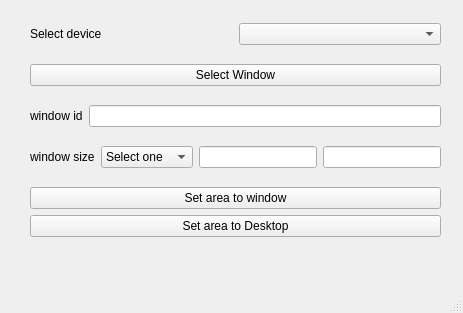
<?xml version="1.0" encoding="UTF-8"?>
<ui version="4.0">
 <class>MainWindow</class>
 <widget class="QMainWindow" name="MainWindow">
  <property name="geometry">
   <rect>
    <x>0</x>
    <y>0</y>
    <width>463</width>
    <height>313</height>
   </rect>
  </property>
  <property name="windowTitle">
   <string>Wacom working area setter</string>
  </property>
  <widget class="QWidget" name="centralwidget">
   <property name="minimumSize">
    <size>
     <width>365</width>
     <height>252</height>
    </size>
   </property>
   <widget class="QWidget" name="verticalLayoutWidget">
    <property name="geometry">
     <rect>
      <x>30</x>
      <y>10</y>
      <width>411</width>
      <height>241</height>
     </rect>
    </property>
    <layout class="QVBoxLayout" name="verticalLayout">
     <item>
      <layout class="QHBoxLayout" name="horizontalLayout">
       <item>
        <widget class="QLabel" name="label">
         <property name="text">
          <string>Select device</string>
         </property>
        </widget>
       </item>
       <item>
        <widget class="QComboBox" name="dev_list"/>
       </item>
      </layout>
     </item>
     <item>
      <layout class="QHBoxLayout" name="horizontalLayout_3">
       <item>
        <widget class="QPushButton" name="wid_btn">
         <property name="text">
          <string>Select Window</string>
         </property>
        </widget>
       </item>
      </layout>
     </item>
     <item>
      <layout class="QHBoxLayout" name="horizontalLayout_4">
       <item>
        <widget class="QLabel" name="label_2">
         <property name="text">
          <string>window id</string>
         </property>
        </widget>
       </item>
       <item>
        <widget class="QLineEdit" name="wid_input"/>
       </item>
      </layout>
     </item>
     <item>
      <layout class="QHBoxLayout" name="horizontalLayout_5">
       <item>
        <widget class="QLabel" name="label_3">
         <property name="text">
          <string>window size</string>
         </property>
        </widget>
       </item>
       <item>
        <widget class="QComboBox" name="dev_list_2">
         <item>
          <property name="text">
           <string>Select one</string>
          </property>
         </item>
         <item>
          <property name="text">
           <string>1920x1080</string>
          </property>
         </item>
         <item>
          <property name="text">
           <string>1080x1024</string>
          </property>
         </item>
        </widget>
       </item>
       <item>
        <widget class="QLineEdit" name="w_y"/>
       </item>
       <item>
        <widget class="QLineEdit" name="w_x"/>
       </item>
      </layout>
     </item>
     <item>
      <layout class="QVBoxLayout" name="verticalLayout_2">
       <item>
        <widget class="QPushButton" name="set_to_wnd_btn">
         <property name="text">
          <string>Set area to window</string>
         </property>
        </widget>
       </item>
       <item>
        <widget class="QPushButton" name="set_to_dsk_btn">
         <property name="text">
          <string>Set area to Desktop</string>
         </property>
        </widget>
       </item>
      </layout>
     </item>
    </layout>
   </widget>
  </widget>
  <widget class="QMenuBar" name="menubar">
   <property name="geometry">
    <rect>
     <x>0</x>
     <y>0</y>
     <width>463</width>
     <height>22</height>
    </rect>
   </property>
  </widget>
  <widget class="QStatusBar" name="statusbar"/>
 </widget>
 <resources/>
 <connections/>
</ui>
